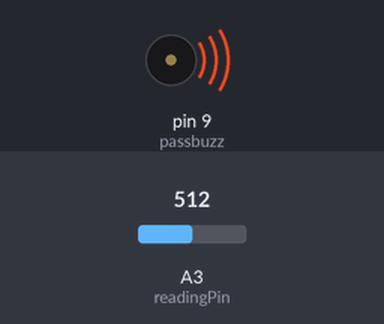
Bench run of a sketch on a simulated Arduino Uno, built with avr-gcc and run on an emulated ATmega328P. Shown: buzzer (waves = sounding). The inputs (shaded band) are chosen by the test bench; at power-on: A3 (readingPin) = 512. What the sketch prints to the serial monitor is not drawn.

Above: at 0.1 s.
Timing chart, 0 to 1.6 s (numbered marks = the images above):
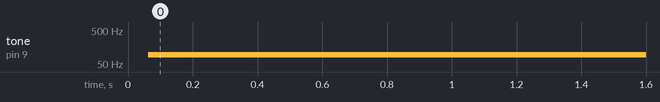

Measured:
- by itself, tone on pin 9 (passbuzz): silent → 94 Hz at 0.06 s

The sketch:

passivebuz_potentiometer.ino
```cpp
//passivebuz_potentiometer

int passbuzz= 9;
float voltage;
int readingPin=A3;
int buzztime=60;

void setup()
{
     pinMode(passbuzz,OUTPUT);
     pinMode(readingPin,INPUT);
     Serial.begin(9600);
}


void loop()
{
   int buzztime=60;

   voltage=  analogRead(readingPin);

     digitalWrite(passbuzz, HIGH);
     delayMicroseconds(60.+(9940./1023.)*voltage);
     digitalWrite(passbuzz, LOW);
     delayMicroseconds(60.+(9940./1023.)*voltage);


  Serial.println(voltage);

}
```
